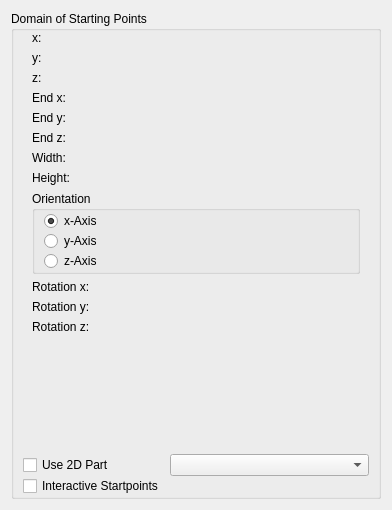
     <widget class="QWidget" name="tabPositioning" >
      <attribute name="title" >
       <string>Positioning</string>
      </attribute>
      <layout class="QVBoxLayout" >
       <item>
        <widget class="QGroupBox" name="vrpGroupBoxPositioning" >
         <property name="title" >
          <string>Domain of Starting Points</string>
         </property>
         <layout class="QGridLayout" name="gridLayout_4" >
          <property name="topMargin" >
           <number>0</number>
          </property>
          <property name="bottomMargin" >
           <number>0</number>
          </property>
          <property name="verticalSpacing" >
           <number>0</number>
          </property>
          <item row="0" column="0" colspan="2" >
           <widget class="QWidget" native="1" name="groupBoxRectPositioning" >
            <layout class="QGridLayout" name="gridLayout" >
             <property name="topMargin" >
              <number>0</number>
             </property>
             <property name="bottomMargin" >
              <number>5</number>
             </property>
             <item row="0" column="0" >
              <widget class="QLabel" name="textLabel4_4_3" >
               <property name="toolTip" >
                <string>x, y, z define the center of the rectangle&lt;br> from which streamlines, pathlines and moving points are emitted.</string>
               </property>
               <property name="whatsThis" >
                <string>x, y, z define the center of the rectangle&lt;br> from which streamlines, pathlines and moving points are emitted.</string>
               </property>
               <property name="text" >
                <string>x:</string>
               </property>
               <property name="wordWrap" >
                <bool>false</bool>
               </property>
              </widget>
             </item>
             <item row="0" column="1" >
              <widget class="FloatInRangeControl" native="1" name="floatInRangeX" >
               <property name="sizePolicy" >
                <sizepolicy vsizetype="Fixed" hsizetype="Expanding" >
                 <horstretch>0</horstretch>
                 <verstretch>0</verstretch>
                </sizepolicy>
               </property>
              </widget>
             </item>
             <item row="1" column="0" >
              <widget class="QLabel" name="textLabel4_4_2_3" >
               <property name="toolTip" >
                <string>x, y, z define the center of the rectangle&lt;br> from which streamlines, pathlines and moving points are emitted.</string>
               </property>
               <property name="whatsThis" >
                <string>x, y, z define the center of the rectangle&lt;br> from which streamlines, pathlines and moving points are emitted.</string>
               </property>
               <property name="text" >
                <string>y:</string>
               </property>
               <property name="wordWrap" >
                <bool>false</bool>
               </property>
              </widget>
             </item>
             <item row="1" column="1" >
              <widget class="FloatInRangeControl" native="1" name="floatInRangeY" >
               <property name="sizePolicy" >
                <sizepolicy vsizetype="Fixed" hsizetype="Expanding" >
                 <horstretch>0</horstretch>
                 <verstretch>0</verstretch>
                </sizepolicy>
               </property>
              </widget>
             </item>
             <item row="2" column="0" >
              <widget class="QLabel" name="textLabel4_4_2_2_2" >
               <property name="toolTip" >
                <string>x, y, z define the center of the rectangle&lt;br> from which streamlines, pathlines and moving points are emitted.</string>
               </property>
               <property name="whatsThis" >
                <string>x, y, z define the center of the rectangle&lt;br> from which streamlines, pathlines and moving points are emitted.</string>
               </property>
               <property name="text" >
                <string>z:</string>
               </property>
               <property name="wordWrap" >
                <bool>false</bool>
               </property>
              </widget>
             </item>
             <item row="2" column="1" >
              <widget class="FloatInRangeControl" native="1" name="floatInRangeZ" >
               <property name="sizePolicy" >
                <sizepolicy vsizetype="Fixed" hsizetype="Expanding" >
                 <horstretch>0</horstretch>
                 <verstretch>0</verstretch>
                </sizepolicy>
               </property>
              </widget>
             </item>
             <item row="3" column="0" >
              <widget class="QLabel" name="textEndPointX" >
               <property name="toolTip" >
                <string>x, y, z define the center of the rectangle&lt;br> from which streamlines, pathlines and moving points are emitted.</string>
               </property>
               <property name="whatsThis" >
                <string>x, y, z define the center of the rectangle&lt;br> from which streamlines, pathlines and moving points are emitted.</string>
               </property>
               <property name="text" >
                <string>End x:</string>
               </property>
               <property name="wordWrap" >
                <bool>false</bool>
               </property>
              </widget>
             </item>
             <item row="3" column="1" >
              <widget class="FloatInRangeControl" native="1" name="floatInRangeEndPointX" >
               <property name="sizePolicy" >
                <sizepolicy vsizetype="Fixed" hsizetype="Expanding" >
                 <horstretch>0</horstretch>
                 <verstretch>0</verstretch>
                </sizepolicy>
               </property>
              </widget>
             </item>
             <item row="4" column="0" >
              <widget class="QLabel" name="textEndPointY" >
               <property name="toolTip" >
                <string>x, y, z define the center of the rectangle&lt;br> from which streamlines, pathlines and moving points are emitted.</string>
               </property>
               <property name="whatsThis" >
                <string>x, y, z define the center of the rectangle&lt;br> from which streamlines, pathlines and moving points are emitted.</string>
               </property>
               <property name="text" >
                <string>End y:</string>
               </property>
               <property name="wordWrap" >
                <bool>false</bool>
               </property>
              </widget>
             </item>
             <item row="4" column="1" >
              <widget class="FloatInRangeControl" native="1" name="floatInRangeEndPointY" >
               <property name="sizePolicy" >
                <sizepolicy vsizetype="Fixed" hsizetype="Expanding" >
                 <horstretch>0</horstretch>
                 <verstretch>0</verstretch>
                </sizepolicy>
               </property>
              </widget>
             </item>
             <item row="5" column="0" >
              <widget class="QLabel" name="textEndPointZ" >
               <property name="toolTip" >
                <string>x, y, z define the center of the rectangle&lt;br> from which streamlines, pathlines and moving points are emitted.</string>
               </property>
               <property name="whatsThis" >
                <string>x, y, z define the center of the rectangle&lt;br> from which streamlines, pathlines and moving points are emitted.</string>
               </property>
               <property name="text" >
                <string>End z:</string>
               </property>
               <property name="wordWrap" >
                <bool>false</bool>
               </property>
              </widget>
             </item>
             <item row="5" column="1" >
              <widget class="FloatInRangeControl" native="1" name="floatInRangeEndPointZ" >
               <property name="sizePolicy" >
                <sizepolicy vsizetype="Fixed" hsizetype="Expanding" >
                 <horstretch>0</horstretch>
                 <verstretch>0</verstretch>
                </sizepolicy>
               </property>
              </widget>
             </item>
             <item row="6" column="0" >
              <widget class="QLabel" name="textLabel4_3_3" >
               <property name="toolTip" >
                <string>Width and Height define the size&lt;br> of the rectangle from which streamlines, pathlines and moving points are emitted</string>
               </property>
               <property name="whatsThis" >
                <string>Width and Height define the size&lt;br> of the rectangle from which streamlines, pathlines and moving points are emitted.</string>
               </property>
               <property name="text" >
                <string>Width:</string>
               </property>
               <property name="wordWrap" >
                <bool>false</bool>
               </property>
              </widget>
             </item>
             <item row="6" column="1" >
              <widget class="FloatInRangeControl" native="1" name="floatInRangeWidth" >
               <property name="sizePolicy" >
                <sizepolicy vsizetype="Fixed" hsizetype="Expanding" >
                 <horstretch>0</horstretch>
                 <verstretch>0</verstretch>
                </sizepolicy>
               </property>
              </widget>
             </item>
             <item row="7" column="0" >
              <widget class="QLabel" name="textLabel4_3_2_3" >
               <property name="toolTip" >
                <string>Width and Height define the size&lt;br> of the rectangle from which streamlines, pathlines and moving points are emitted</string>
               </property>
               <property name="whatsThis" >
                <string>Width and Height define the size&lt;br> of the rectangle from which streamlines, pathlines and moving points are emitted</string>
               </property>
               <property name="text" >
                <string>Height:</string>
               </property>
               <property name="wordWrap" >
                <bool>false</bool>
               </property>
              </widget>
             </item>
             <item row="7" column="1" >
              <widget class="FloatInRangeControl" native="1" name="floatInRangeHeight" >
               <property name="sizePolicy" >
                <sizepolicy vsizetype="Fixed" hsizetype="Expanding" >
                 <horstretch>0</horstretch>
                 <verstretch>0</verstretch>
                </sizepolicy>
               </property>
              </widget>
             </item>
             <item row="8" column="0" colspan="2" >
              <widget class="QGroupBox" name="groupOrientation" >
               <property name="sizePolicy" >
                <sizepolicy vsizetype="MinimumExpanding" hsizetype="Preferred" >
                 <horstretch>0</horstretch>
                 <verstretch>0</verstretch>
                </sizepolicy>
               </property>
               <property name="minimumSize" >
                <size>
                 <width>0</width>
                 <height>80</height>
                </size>
               </property>
               <property name="title" >
                <string>Orientation</string>
               </property>
               <layout class="QVBoxLayout" name="verticalLayout" >
                <property name="spacing" >
                 <number>0</number>
                </property>
                <property name="topMargin" >
                 <number>0</number>
                </property>
                <property name="bottomMargin" >
                 <number>0</number>
                </property>
                <item>
                 <widget class="QRadioButton" name="xAxisRadioButton" >
                  <property name="cursor" >
                   <cursorShape>PointingHandCursor</cursorShape>
                  </property>
                  <property name="toolTip" >
                   <string>Orientation defines the normal of the rectangle&lt;br> from which streamlines, pathlines and moving points are emitted.</string>
                  </property>
                  <property name="whatsThis" >
                   <string>Orientation defines the normal of the rectangle&lt;br> from which streamlines, pathlines and moving points are emitted.</string>
                  </property>
                  <property name="text" >
                   <string>x-Axis</string>
                  </property>
                  <property name="checked" >
                   <bool>true</bool>
                  </property>
                 </widget>
                </item>
                <item>
                 <widget class="QRadioButton" name="yAxisRadioButton" >
                  <property name="sizePolicy" >
                   <sizepolicy vsizetype="Fixed" hsizetype="Minimum" >
                    <horstretch>0</horstretch>
                    <verstretch>0</verstretch>
                   </sizepolicy>
                  </property>
                  <property name="cursor" >
                   <cursorShape>PointingHandCursor</cursorShape>
                  </property>
                  <property name="toolTip" >
                   <string>Orientation defines the normal of the rectangle&lt;br> from which streamlines, pathlines and moving points are emitted.</string>
                  </property>
                  <property name="whatsThis" >
                   <string>Orientation defines the normal of the rectangle&lt;br> from which streamlines, pathlines and moving points are emitted.</string>
                  </property>
                  <property name="text" >
                   <string>y-Axis</string>
                  </property>
                 </widget>
                </item>
                <item>
                 <widget class="QRadioButton" name="zAxisRadioButton" >
                  <property name="cursor" >
                   <cursorShape>PointingHandCursor</cursorShape>
                  </property>
                  <property name="toolTip" >
                   <string>Orientation defines the normal of the rectangle&lt;br> from which streamlines, pathlines and moving points are emitted.</string>
                  </property>
                  <property name="whatsThis" >
                   <string>Orientation defines the normal of the rectangle&lt;br> from which streamlines, pathlines and moving points are emitted.</string>
                  </property>
                  <property name="text" >
                   <string>z-Axis</string>
                  </property>
                 </widget>
                </item>
               </layout>
               <zorder>yAxisRadioButton</zorder>
               <zorder>zAxisRadioButton</zorder>
               <zorder>xAxisRadioButton</zorder>
              </widget>
             </item>
             <item row="9" column="0" >
              <widget class="QLabel" name="textLabelRotX" >
               <property name="enabled" >
                <bool>true</bool>
               </property>
               <property name="toolTip" >
                <string>For finetuning the orientation&lt;br> of the starting rectangle from which streamlines, pathlines and moving points are emitted, you can add rotations around each axis.</string>
               </property>
               <property name="whatsThis" >
                <string>For finetuning the orientation&lt;br> of the starting rectangle from which streamlines, pathlines and moving points are emitted, you can add rotations around each axis.</string>
               </property>
               <property name="text" >
                <string>Rotation x:</string>
               </property>
               <property name="wordWrap" >
                <bool>false</bool>
               </property>
              </widget>
             </item>
             <item row="9" column="1" >
              <widget class="FloatInRangeControl" native="1" name="floatInRangeRotX" >
               <property name="enabled" >
                <bool>true</bool>
               </property>
               <property name="sizePolicy" >
                <sizepolicy vsizetype="Fixed" hsizetype="Expanding" >
                 <horstretch>0</horstretch>
                 <verstretch>0</verstretch>
                </sizepolicy>
               </property>
              </widget>
             </item>
             <item row="10" column="0" >
              <widget class="QLabel" name="textLabelRotY" >
               <property name="enabled" >
                <bool>true</bool>
               </property>
               <property name="toolTip" >
                <string>For finetuning the orientation&lt;br> of the starting rectangle from which streamlines, pathlines and moving points are emitted, you can add rotations around each axis.</string>
               </property>
               <property name="whatsThis" >
                <string>For finetuning the orientation&lt;br> of the starting rectangle from which streamlines, pathlines and moving points are emitted, you can add rotations around each axis.</string>
               </property>
               <property name="text" >
                <string>Rotation y:</string>
               </property>
               <property name="wordWrap" >
                <bool>false</bool>
               </property>
              </widget>
             </item>
             <item row="10" column="1" >
              <widget class="FloatInRangeControl" native="1" name="floatInRangeRotY" >
               <property name="enabled" >
                <bool>true</bool>
               </property>
               <property name="sizePolicy" >
                <sizepolicy vsizetype="Fixed" hsizetype="Expanding" >
                 <horstretch>0</horstretch>
                 <verstretch>0</verstretch>
                </sizepolicy>
               </property>
              </widget>
             </item>
             <item row="11" column="0" >
              <widget class="QLabel" name="textLabelRotZ" >
               <property name="enabled" >
                <bool>true</bool>
               </property>
               <property name="toolTip" >
                <string>For finetuning the orientation&lt;br> of the starting rectangle from which streamlines, pathlines and moving points are emitted, you can add rotations around each axis.</string>
               </property>
               <property name="whatsThis" >
                <string>For finetuning the orientation&lt;br> of the starting rectangle from which streamlines, pathlines and moving points are emitted, you can add rotations around each axis.</string>
               </property>
               <property name="text" >
                <string>Rotation z:</string>
               </property>
               <property name="wordWrap" >
                <bool>false</bool>
               </property>
              </widget>
             </item>
             <item row="11" column="1" >
              <widget class="FloatInRangeControl" native="1" name="floatInRangeRotZ" >
               <property name="enabled" >
                <bool>true</bool>
               </property>
               <property name="sizePolicy" >
                <sizepolicy vsizetype="Fixed" hsizetype="Expanding" >
                 <horstretch>0</horstretch>
                 <verstretch>0</verstretch>
                </sizepolicy>
               </property>
              </widget>
             </item>
             <item row="12" column="0" colspan="2" >
              <spacer name="verticalSpacer" >
               <property name="orientation" >
                <enum>Qt::Vertical</enum>
               </property>
               <property name="sizeHint" stdset="0" >
                <size>
                 <width>328</width>
                 <height>115</height>
                </size>
               </property>
              </spacer>
             </item>
            </layout>
           </widget>
          </item>
          <item row="1" column="1" >
           <widget class="QComboBox" name="comboBoxDomain" >
            <property name="sizePolicy" >
             <sizepolicy vsizetype="Fixed" hsizetype="Expanding" >
              <horstretch>0</horstretch>
              <verstretch>0</verstretch>
             </sizepolicy>
            </property>
            <property name="toolTip" >
             <string>Use a 2D part as starting points &lt;br>for streamlines, pathlines or moving points instead of the rectangle. Enable &lt;i>Use 2D Part&lt;/i> to activate this choice.</string>
            </property>
            <property name="whatsThis" >
             <string>Use a 2D part as starting points &lt;br>for streamlines, pathlines or moving points instead of the rectangle. Enable &lt;i>Use 2D Part&lt;/i> to activate this choice.</string>
            </property>
           </widget>
          </item>
          <item row="2" column="0" >
           <widget class="QCheckBox" name="checkBoxFreeStartpoints" >
            <property name="toolTip" >
             <string>Use a 2D part as starting points &lt;br>for streamlines, pathlines or moving points instead of the rectangle. Select the part with the choice on the right.</string>
            </property>
            <property name="whatsThis" >
             <string>Use a 2D part as starting points &lt;br>for streamlines, pathlines or moving points instead of the rectangle. Select the part with the choice on the right.</string>
            </property>
            <property name="text" >
             <string>Interactive Startpoints</string>
            </property>
           </widget>
          </item>
          <item row="1" column="0" >
           <widget class="QCheckBox" name="checkBoxDomainFromList" >
            <property name="toolTip" >
             <string>Use a 2D part as starting points &lt;br>for streamlines, pathlines or moving points instead of the rectangle. Select the part with the choice on the right.</string>
            </property>
            <property name="whatsThis" >
             <string>Use a 2D part as starting points &lt;br>for streamlines, pathlines or moving points instead of the rectangle. Select the part with the choice on the right.</string>
            </property>
            <property name="text" >
             <string>Use 2D Part</string>
            </property>
           </widget>
          </item>
         </layout>
        </widget>
       </item>
      </layout>
     </widget>
